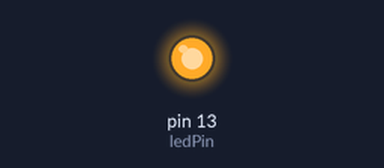
Simulated run of this sketch. Board: Arduino Uno, built with avr-gcc and run on an emulated ATmega328P. On the bench: output pins drawn as LEDs (lit = HIGH).

Above: at 1.0 s.
At 5.1 s:
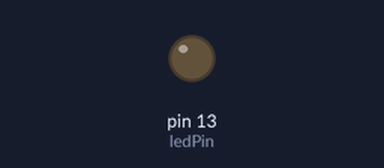
Timing chart, 0 to 10.0 s (numbered marks = the images above):
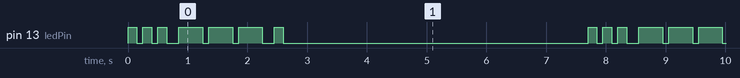

Measured:
- by itself, pin 13 (ledPin): repeats every 7.7 s: 2 × (LOW 0.10 s, HIGH 0.15 s), LOW 0.20 s, 2 × (HIGH 0.40 s, LOW 0.10 s), HIGH 0.40 s, LOW 0.20 s, HIGH 0.15 s, LOW 5.1 s, HIGH 0.15 s
- by itself, everything shown: repeats every 7.7 s, in 14 steps

The sketch:

sketch_nov26b22222.ino
```cpp
int ledPin = 13 ;
void setup() {
  pinMode(ledPin,OUTPUT);
  // put your setup code here, to run once:

}

void loop() {
  for (int x=0;x<3;x++){
    digitalWrite(ledPin,HIGH);
    delay(150);
    digitalWrite(ledPin,LOW);
    delay(100);
  }
  delay(100);
  for (int x=0;x<3;x++){
    digitalWrite(ledPin,HIGH);
    delay(400);
    digitalWrite(ledPin,LOW);
    delay(100);
  }
  delay(100);
  for (int x=0;x<3;x++);{
  digitalWrite(ledPin,HIGH);
  delay(150);
  digitalWrite(ledPin,LOW);
  delay(100);
}

delay(5000);


  // put your main code here, to run repeatedly:

}
```
